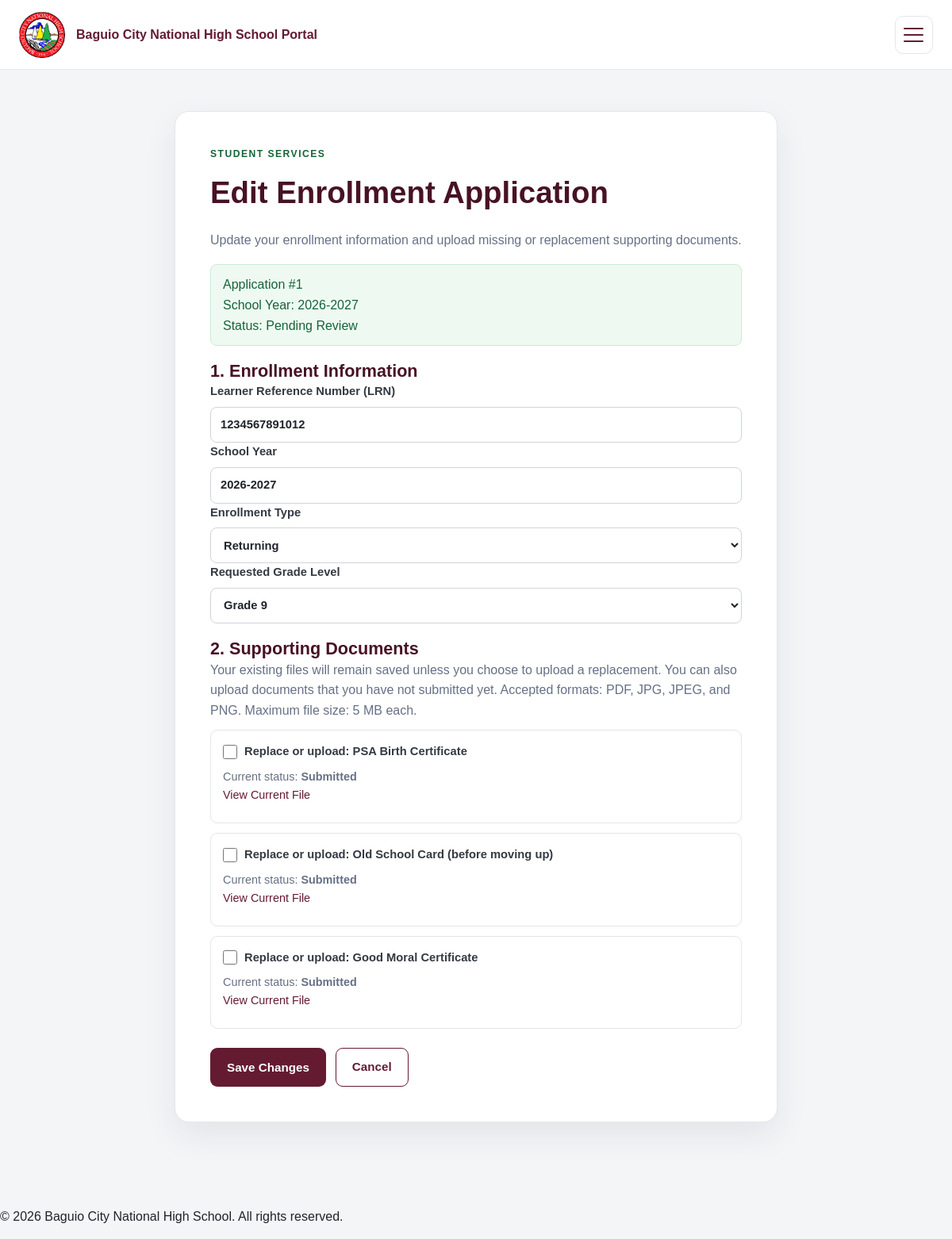
Page /student/edit_enrollment.php?application_id=1 (signed in) on the committed database.
### tables this page shows
CREATE TABLE `enrollment_applications` (
  `application_id` int(10) UNSIGNED NOT NULL,
  `student_id` int(10) UNSIGNED NOT NULL,
  `school_year_id` int(10) UNSIGNED NOT NULL,
  `lrn` varchar(20) DEFAULT NULL,
  `enrollment_type` enum('Incoming Grade 7','Returning','Transferee') NOT NULL,
  `requested_grade_level_id` int(10) UNSIGNED NOT NULL,
  `assigned_section_id` int(10) UNSIGNED DEFAULT NULL,
  `application_status` enum('Pending Review','Incomplete Requirements','Approved','Rejected') NOT NULL DEFAULT 'Pending Review',
  `remarks` text DEFAULT NULL,
  `submitted_at` timestamp NOT NULL DEFAULT current_timestamp(),
  `updated_at` timestamp NULL DEFAULT NULL ON UPDATE current_timestamp(),
  `reviewed_by` int(10) UNSIGNED DEFAULT NULL,
  `reviewed_at` datetime DEFAULT NULL
);

CREATE TABLE `school_years` (
  `school_year_id` int(10) UNSIGNED NOT NULL,
  `school_year` varchar(20) NOT NULL,
  `start_date` date DEFAULT NULL,
  `end_date` date DEFAULT NULL,
  `status` enum('Active','Inactive','Completed') NOT NULL DEFAULT 'Inactive'
);

CREATE TABLE `enrollment_documents` (
  `document_id` int(10) UNSIGNED NOT NULL,
  `application_id` int(10) UNSIGNED NOT NULL,
  `document_type` enum('PSA Birth Certificate','Old School Card (before moving up)','Good Moral Certificate') NOT NULL,
  `file_path` varchar(255) DEFAULT NULL,
  `verification_status` enum('Not Submitted','Submitted','For Verification','Accepted','Rejected') NOT NULL DEFAULT 'Not Submitted',
  `remarks` text DEFAULT NULL,
  `uploaded_at` datetime DEFAULT NULL
);

### includes/functions.php (called while the page is built, shortened)
<?php
function e(?string $value): string
{
    return htmlspecialchars($value ?? '', ENT_QUOTES, 'UTF-8');
}

### student/edit_enrollment.php (the view, shortened to what this page needs)
<?php
require_once __DIR__ . '/../includes/bootstrap.php';
$userId = (int) current_user()['user_id'];
$requiredDocuments = [
    'PSA Birth Certificate',
    'Old School Card (before moving up)',
    'Good Moral Certificate'
];
$allowedTypes = [
    'Incoming Grade 7',
    'Returning',
    'Transferee'
];
$studentQuery = $pdo->prepare(
    'SELECT student_id
     FROM students
     WHERE user_id = :user_id
     LIMIT 1'
);
$studentQuery->execute(['user_id' => $userId]);
$student = $studentQuery->fetch();
$studentId = (int) $student['student_id'];
$applicationId = (int) (
    $_SERVER['REQUEST_METHOD'] === 'POST'
        ? ($_POST['application_id'] ?? 0)
        : ($_GET['application_id'] ?? 0)
);
$applicationQuery = $pdo->prepare(
    'SELECT
        ea.application_id,
        ea.student_id,
        ea.school_year_id,
        ea.lrn,
        ea.enrollment_type,
        ea.requested_grade_level_id,
        ea.application_status,
        sy.school_year
     FROM enrollment_applications ea
     INNER JOIN school_years sy
        ON ea.school_year_id = sy.school_year_id
     WHERE ea.application_id = :application_id
       AND ea.student_id = :student_id
     LIMIT 1'
);
$applicationQuery->execute([
    'application_id' => $applicationId,
    'student_id' => $studentId
]);
$application = $applicationQuery->fetch();
$canEdit = $application['application_status'] === 'Pending Review';
$gradeQuery = $pdo->query(
    'SELECT grade_level_id, grade_level
     FROM grade_levels
     ORDER BY grade_level_id ASC'
);
$gradeLevels = $gradeQuery->fetchAll();
$documentQuery = $pdo->prepare(
    'SELECT document_type, file_path, verification_status, remarks
     FROM enrollment_documents
     WHERE application_id = :application_id'
);
$documentQuery->execute([
    'application_id' => $applicationId
]);
$existingDocuments = [];
foreach ($documentQuery->fetchAll() as $document) {
    $existingDocuments[$document['document_type']] = $document;
}
$values = [
    'lrn' => $application['lrn'] ?? '',
    'enrollment_type' => $application['enrollment_type'],
    'requested_grade_level_id' => (string) $application['requested_grade_level_id'],
    'upload_documents' => []
];
require_once __DIR__ . '/../includes/header.php';
?>
<section class="form-card form-card-wide">
    <p class="eyebrow">Student Services</p>
    <h1>Edit Enrollment Application</h1>
    <p class="muted">
        Update your enrollment information and upload missing or replacement
        supporting documents.
    </p>
    <div class="alert alert-success">
        Application #<?= $applicationId ?>
        <br>
        School Year: <?= e($application['school_year']) ?>
        <br>
        Status: <?= e($application['application_status']) ?>
    </div>
    <?php if (!$canEdit): ?>
        <div class="alert alert-error">
            This application can no longer be edited because its status is
            <?= e($application['application_status']) ?>.
        </div>
        <a href="<?= BASE_URL ?>/student/my_applications.php"
           class="button button-primary">
            Back to My Applications
        </a>
    <?php else: ?>
        <form method="post"
              enctype="multipart/form-data"
              class="form-grid">
            <h2>1. Enrollment Information</h2>
            <label>
                Learner Reference Number (LRN)
                <input type="text"
                       name="lrn"
                       maxlength="20"
                       value="<?= e($values['lrn']) ?>"
                       required>
            </label>
            <label>
                School Year
                <input type="text"
                       value="<?= e($application['school_year']) ?>"
                       readonly>
            </label>
            <label>
                Enrollment Type
                <select name="enrollment_type" required>
                    <?php foreach ($allowedTypes as $type): ?>
                        <option value="<?= e($type) ?>"
                            <?= $values['enrollment_type'] === $type ? 'selected' : '' ?>>
                            <?= e($type) ?>
                        </option>
                    <?php endforeach; ?>
                </select>
            </label>
            <label>
                Requested Grade Level
                <select name="requested_grade_level_id" required>
                    <?php foreach ($gradeLevels as $grade): ?>
                        <option value="<?= (int) $grade['grade_level_id'] ?>"
                            <?= $values['requested_grade_level_id'] === (string) $grade['grade_level_id'] ? 'selected' : '' ?>>
                            Grade <?= e($grade['grade_level']) ?>
                        </option>
                    <?php endforeach; ?>
                </select>
            </label>
            <h2>2. Supporting Documents</h2>
            <p class="muted">
                Your existing files will remain saved unless you choose to
                upload a replacement. You can also upload documents that
                you have not submitted yet.
                Accepted formats: PDF, JPG, JPEG, and PNG.
                Maximum file size: 5 MB each.
            </p>
            <?php foreach ($requiredDocuments as $index => $documentName): ?>
                <?php $existing = $existingDocuments[$documentName] ?? null; ?>
                <div class="edit-document">
                    <label>
                        <input type="checkbox"
                               name="upload_documents[]"
                               value="<?= $index ?>"
                               data-document-index="<?= $index ?>">
                        <span>
                            <?= $existing ? 'Replace or upload: ' : 'Upload: ' ?>
                            <?= e($documentName) ?>
                        </span>
                    </label>
                    <?php if ($existing): ?>
                        <div class="current-file">
                            Current status:
                            <strong><?= e($existing['verification_status']) ?></strong>
                            <br>
                            <a href="<?= BASE_URL . '/' . e(ltrim($existing['file_path'], '/')) ?>"
                               target="_blank"
                               rel="noopener">
                                View Current File
                            </a>
                        </div>
                    <?php else: ?>
                        <p class="current-file">Not submitted yet.</p>
                    <?php endif; ?>
                </div>
            <?php endforeach; ?>
            <div class="edit-actions">
                <button type="submit" class="button button-primary">
                    Save Changes
                </button>
                <a href="<?= BASE_URL ?>/student/my_applications.php"
                   class="button button-outline">
                    Cancel
                </a>
            </div>
        </form>
    <?php endif; ?>
</section>
<?php require_once __DIR__ . '/../includes/footer.php'; ?>

### student/edit_enrollment.php (style rules this page uses)
.edit-document { padding: 15px; border: 1px solid var(--line); border-radius: 9px; margin-top: 12px; }
.edit-document label { display: flex; align-items: center; gap: 9px; font-weight: 700; cursor: pointer; }
.edit-document input[type="checkbox"] { width: 18px; height: 18px; min-height: 18px; margin: 0; accent-color: var(--maroon); }
.current-file { margin: 8px 0; color: var(--muted); font-size: .9rem; }
.edit-actions { display: flex; flex-wrap: wrap; gap: 12px; margin-top: 24px; }

### rows in the picture
enrollment_applications: school_year.school_year "2026-2027", application_status "Pending Review", lrn "1234567891012", requested_grade_level_id "Grade 9"
enrollment_documents: verification_status "Submitted"
enrollment_documents: verification_status "Submitted"
enrollment_documents: verification_status "Submitted"

### other values in the picture
$applicationId "1"
$documentName "PSA Birth Certificate"
$documentName "Old School Card (before moving up)"
$documentName "Good Moral Certificate"
form field enrollment_type "Returning"
